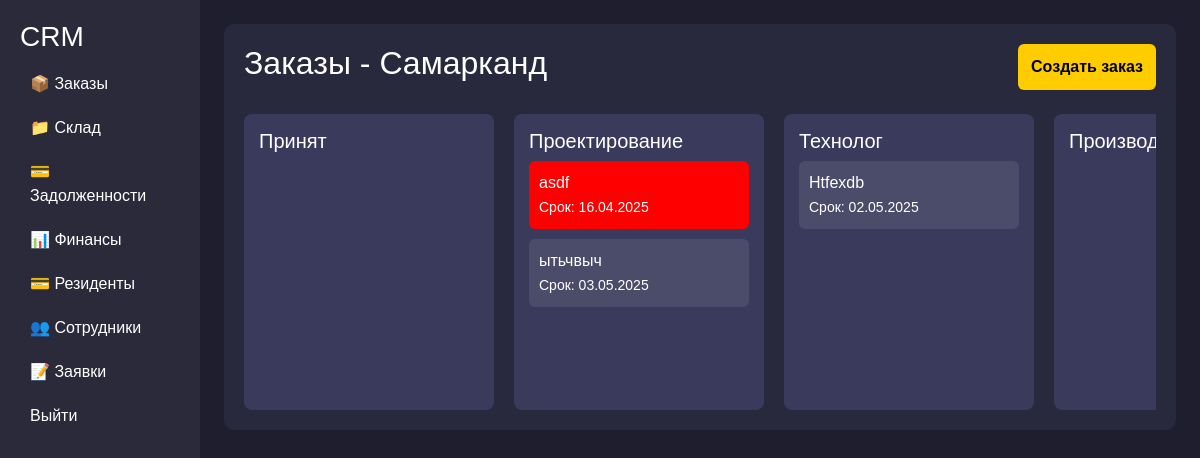
The app's page /dashboard/ (signed in), older data.
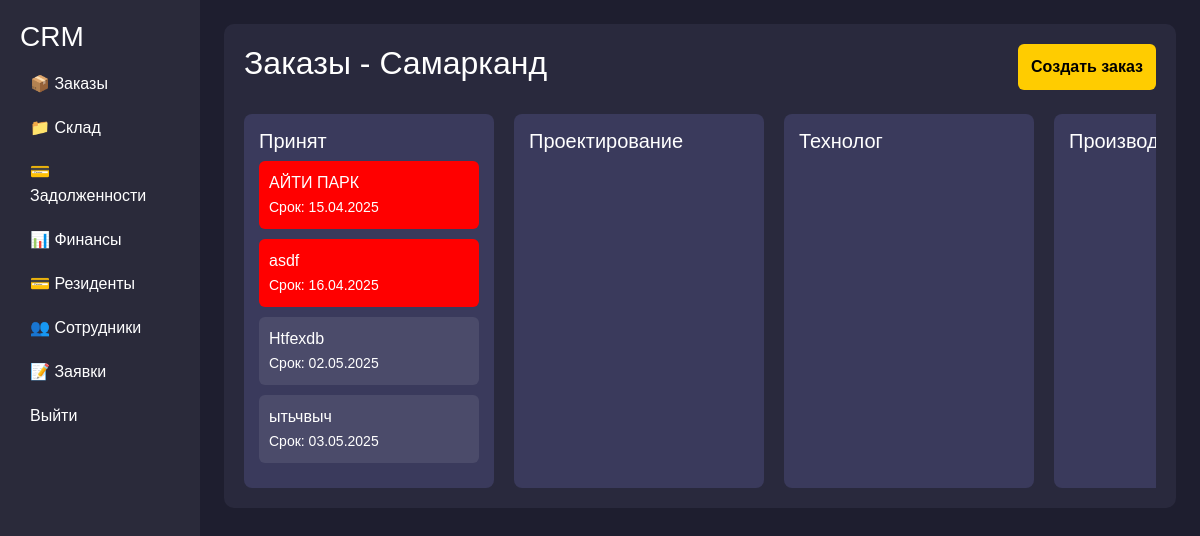
The same page, newer data.
### backend/models.py (models this page shows, shortened)
class Orders(models.Model):
    Stage_CHOICES = [
        ("accepted", "Принят"),  # Accepted / Received
        ("design", "Проектирование"),  # Project Design / Planning
        ("technologist", "Технолог"),  # Technologist Stage
        ("manufacturing", "Производство"),  # Manufacturing
        ("assembly", "Сборка"),  # Assembly
        ("delivery", "Доставка"),  # Delivery
        ("order_ready", "Заказ готов"),  # Order Ready
        ("finished", "Завершено"),  # Fully Completed / Finished
    ]
    Social_CHOICES = [
        ("social", "Социальные сети"),
        ("cold_calls", "Холодные звонки"),
        ("word_of_mouth", "Сарафанное радио"),
    ]
    Stage_pod_CHOICES = [
        ("rezka","Резка"),
        ("svarka", "Сварка"),
        ("fill", "Покраска"),
        ("print", "Печать"),
    ]
    client=models.CharField(max_length=250)
    adress=models.CharField(max_length=250)
    order_sum=models.DecimalField(max_digits=10, decimal_places=2,default=0)
    order_predoplata=models.DecimalField(max_digits=10, decimal_places=2,default=0)
    description=models.TextField()
    phone=models.CharField(max_length=50)
    social=models.CharField(max_length=20, choices=Social_CHOICES)
    stage = models.CharField(max_length=20, choices=Stage_CHOICES)
    add_order=models.DateField()
    complete_order=models.DateField()
    delivery_photo=models.ImageField(blank=True, upload_to='delivery/')
    rezka=models.BooleanField(default=False)
    svarka=models.BooleanField(default=False)
    fill=models.BooleanField(default=False)
    print=models.BooleanField(default=False)
    stage_pod=models.CharField(max_length=20, choices=Stage_pod_CHOICES,default="rezka")
    payment_data=models.DateField(null=True)

### backend/views.py (the view, shortened to what this page needs)
# urls.py: path('dashboard/',views.Dashboard.as_view(),name='dashboard'),
class Dashboard(LoginRequiredMixin,TemplateView):
   login_url = reverse_lazy('login')
   template_name = 'dashboard.html'
   def get_context_data(self, *, object_list=None, **kwargs):
      context = super().get_context_data(**kwargs)
      search = self.request.GET.get('search')
      stages = [
         'accepted', 'design', 'technologist', 'manufacturing',
         'assembly', 'delivery', 'order_ready', 'finished'
      ]
      for stage in stages:
         queryset = Orders.objects.filter(stage=stage).annotate(today=Value(now().date()))
         if search:
            queryset = queryset.filter(client__icontains=search)
         if stage == 'design':
            queryset = queryset.prefetch_related('consumables')
         context[stage] = queryset
      context['rezka'] = [o for o in context['manufacturing'] if o.stage_pod == 'rezka']
      context['svarka'] = [o for o in context['manufacturing'] if o.stage_pod == 'svarka']
      context['fill'] = [o for o in context['manufacturing'] if o.stage_pod == 'fill']
      context['print'] = [o for o in context['manufacturing'] if o.stage_pod == 'print']
      return context
      return context

### backend/templates/dashboard.html
{% if request.user.profile.approve %}
{% if request.user.profile.position == "admin" or request.user.profile.position == "manager" %}
    {% include 'admin.html' %}
{% elif request.user.profile.position == 'designer' %}
    {% include 'designer.html' %}
{% elif request.user.profile.position == 'technologist' %}
 {% include 'technolog.html' %}
{% elif request.user.profile.position == 'chief' %}
 {% include 'chief.html' %}
{% elif request.user.profile.position == 'installer' %}
 {% include 'dostavka.html' %}
{% elif request.user.profile.position == 'supplier' %}
 <script>
        window.location.href = "{% url 'warehouse' %}";
    </script>
{% endif %}
{% else %}
{% include 'waiting.html' %}
{% endif %}

### backend/templates/admin.html (shortened to what the changed rows need)
<!DOCTYPE html>
<html lang="ru">
<head>
    <link href="https://cdn.jsdelivr.net/npm/bootstrap@5.3.0/dist/css/bootstrap.min.css" rel="stylesheet">
    <link href="https://cdnjs.cloudflare.com/ajax/libs/font-awesome/6.4.2/css/all.min.css" rel="stylesheet">
</head>
<body>
    <div class="container-fluid">
        <div class="row">
            <main class="col-md-10 p-4">
                <div class="main-content">
                    <div class="d-flex justify-content-between">
                        <h2>Заказы - Самарканд</h2>
                    </div>
                    <div class="kanban mt-4">
                         <div class="kanban-column"  data-stage="accepted" ondrop="drop(event)" ondragover="allowDrop(event)">
                            <h5>Принят</h5>
                            {% for item in accepted %}
                             {% if item.today >= item.complete_order %}
                              <div class="kanban-item"  style="background-color: red;" id="order{{item.pk}}" data-pk="{{ item.id }}" draggable="true"   onclick="window.location.href='{% url 'order_detail' item.pk %}'" ondragstart="drag(event)">{{item.client}}<br><small>Срок: {{item.complete_order|date:"d.m.Y"}}</small></div>
                            {% else %}
                              <div class="kanban-item" id="order{{item.pk}}" data-pk="{{ item.id }}" draggable="true"   onclick="window.location.href='{% url 'order_detail' item.pk %}'" ondragstart="drag(event)">{{item.client}}<br><small>Срок: {{item.complete_order|date:"d.m.Y"}}</small></div>
                             {% endif %}
                             {% endfor %}
                        </div>
                        <div class="kanban-column"  ondrop="drop(event)" data-stage="design" ondragover="allowDrop(event)">
                            <h5>Проектирование</h5>
                           {% for item in design %}
                             {% if item.today >= item.complete_order %}
                              <div class="kanban-item"  style="background-color: red;" id="order{{item.pk}}" data-pk="{{ item.id }}" draggable="true"   onclick="window.location.href='{% url 'order_detail' item.pk %}'" ondragstart="drag(event)">{{item.client}}<br><small>Срок: {{item.complete_order|date:"d.m.Y"}}</small></div>
                            {% else %}
                              <div class="kanban-item" id="order{{item.pk}}" data-pk="{{ item.id }}" draggable="true"   onclick="window.location.href='{% url 'order_detail' item.pk %}'" ondragstart="drag(event)">{{item.client}}<br><small>Срок: {{item.complete_order|date:"d.m.Y"}}</small></div>
                             {% endif %}
                             {% endfor %}
                        </div>
                       <div class="kanban-column" ondrop="drop(event)" data-stage="technologist" ondragover="allowDrop(event)">
                            <h5>Технолог</h5>
                            {% for item in technologist %}
                             {% if item.today >= item.complete_order %}
                              <div class="kanban-item"  style="background-color: red;" id="order{{item.pk}}" data-pk="{{ item.id }}" draggable="true"   onclick="window.location.href='{% url 'order_detail' item.pk %}'" ondragstart="drag(event)">{{item.client}}<br><small>Срок: {{item.complete_order|date:"d.m.Y"}}</small></div>
                            {% else %}
                              <div class="kanban-item" id="order{{item.pk}}" data-pk="{{ item.id }}" draggable="true"   onclick="window.location.href='{% url 'order_detail' item.pk %}'" ondragstart="drag(event)">{{item.client}}<br><small>Срок: {{item.complete_order|date:"d.m.Y"}}</small></div>
                             {% endif %}
                             {% endfor %}
                        </div>
                    </div>
                </div>
            </main>
        </div>
    </div>
</body>
</html>

Row changes from the older to the newer data that the page shows:
now on this page (row edited): Orders: client "АЙТИ ПАРК", complete_order "15.04.2025", shown under "Принят"
changed Orders "asdf": moves from the list under "Проектирование" to the list under "Принят"
changed Orders "Htfexdb": moves from the list under "Технолог" to the list under "Принят"
changed Orders "ытьчвыч": moves from the list under "Проектирование" to the list under "Принят"
